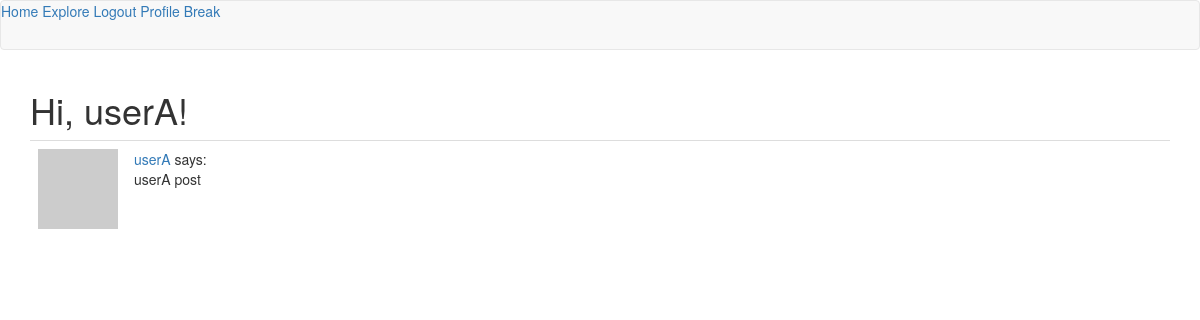
Screenshot of /explore (signed in) with the database file from the repository.
### app/models.py (models this page shows, shortened)
class User(UserMixin, db.Model):
    id = db.Column(db.Integer, primary_key=True)
    username = db.Column(db.String(64), index=True, unique=True)
    email = db.Column(db.String(120), index=True, unique=True)
    password_hash = db.Column(db.String(128))
    posts = db.relationship('Post', backref='author', lazy='dynamic')
    about_me = db.Column(db.String(140))
    last_seen = db.Column(db.DateTime, default=datetime.utcnow)
    '''
    implementing followers
    the following relationship implements this idea:
    A follows B. A is the left User. B is the right User.
    If we query A, we get the list of users followed by A.

    Below,
    • 'User' is the user followed by A.
    • secondary is the aux. table above this class.
    • primary join is the condition that links A to B.
        - the follower id matches self.id (first var. in this class above)
    • secondaryjoin links B to A. B is the followed user, so they have the
      same id.
    • backref

    '''
    followed = db.relationship(
        'User', secondary=followers,
        primaryjoin=(followers.c.follower_id == id),
        secondaryjoin=(followers.c.followed_id == id),
        backref=db.backref('followers', lazy='dynamic'), lazy='dynamic')
    def followed_posts(self):
        just_followed_posts = Post.query.join(
        followers, (followers.c.followed_id==Post.user_id)).filter(
        followers.c.follower_id==self.id)
        own_posts = Post.query.filter_by(user_id=self.id)
        return just_followed_posts.union(own_posts).order_by(Post.timestamp.desc())
    def avatar(self, size):
        return 'https://www.gravatar.com/avatar/%s?d=identicon&s=%d' % (md5(self.email.encode('utf-8')).hexdigest(), size)
    '''
    Implement following and unfollowing other users.
    '''

class Post(db.Model):
    id = db.Column(db.Integer, primary_key=True)
    body = db.Column(db.String(140))
    timestamp = db.Column(db.DateTime, index=True, default=datetime.utcnow)
    user_id = db.Column(db.Integer, db.ForeignKey('user.id'))

### app/routes.py (the view)
@app.route('/explore')
@login_required
def explore():
	page = request.args.get('page', 1, type=int)
	posts = current_user.followed_posts().paginate(
		page, app.config['POSTS_PER_PAGE'], False)
	next_url = url_for('index', page=posts.next_num) \
		if posts.has_next else None
	prev_url = url_for('index', page=posts.prev_num) \
		if posts.has_prev else None
	return render_template('index.html', title='Home',
		posts=posts.items, next_url=next_url,
		prev_url=prev_url)

### app/models.py (called while the page is built)
@login.user_loader
def load_user(id):
    return User.query.get(int(id))

### app/routes.py (called while the page is built)
@app.before_request
def before_request():
	if current_user.is_authenticated:
		current_user.last_seen = datetime.utcnow()
		db.session.commit()

### app/templates/index.html (shortened to what this page needs)
{% extends "base.html" %}
{% block app_content %}
    <h1>Hi, {{ current_user.username }}!</h1>
    {% for post in posts %}
      {% include '_post.html' %}
    {% endfor %}
{% endblock %}

### app/templates/_post.html
 <table class="table table-hover">
        <tr>
            <td width="70px">
                <a href="{{ url_for('user', username=post.author.username) }}">
                    <img src="{{ post.author.avatar(70) }}" />
                </a>
            </td>
            <td>
                <a href="{{ url_for('user', username=post.author.username) }}">
                    {{ post.author.username }}
                </a>
                says:
                <br>
                {{ post.body }}
            </td>
        </tr>
    </table>

### rows the page displays
User: username "userA"
Post: author.username "userA", body "userA post"
